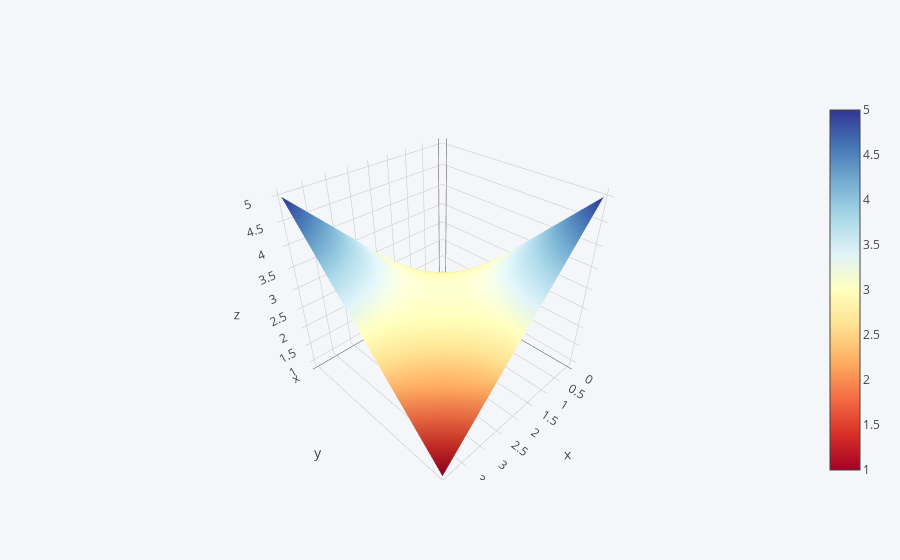

Notebook code for this chart:
### Code cell
df3.iplot(kind='surface',colorscale='rdylbu')

### Figure 1 — Plotly figure (JSON) as saved in the notebook; plotly's stock layout.template omitted (floating-point values rounded to 4 significant figures)
{"data": [{"colorscale": [[0, "rgb(165,0,38)"], [0.1, "rgb(215,48,39)"], [0.2, "rgb(244,109,67)"], [0.3, "rgb(253,174,97)"], [0.4, "rgb(254,224,144)"], [0.5, "rgb(255,255,191)"], [0.6, "rgb(224,243,248)"], [0.7, "rgb(171,217,233)"], [0.8, "rgb(116,173,209)"], [0.9, "rgb(69,117,180)"], [1, "rgb(49,54,149)"]], "type": "surface", "uid": "d633a14c-98c1-4285-b414-f5a5b983f5a9", "x": [0, 1, 2, 3, 4], "y": ["x", "y"], "z": [[1, 2, 3, 4, 5], [5, 4, 3, 2, 1]]}], "layout": {"legend": {"bgcolor": "#F5F6F9", "font": {"color": "#4D5663"}}, "paper_bgcolor": "#F5F6F9", "plot_bgcolor": "#F5F6F9", "title": {"font": {"color": "#4D5663"}}, "xaxis": {"gridcolor": "#E1E5ED", "showgrid": true, "tickfont": {"color": "#4D5663"}, "title": {"font": {"color": "#4D5663"}, "text": ""}, "zerolinecolor": "#E1E5ED"}, "yaxis": {"gridcolor": "#E1E5ED", "showgrid": true, "tickfont": {"color": "#4D5663"}, "title": {"font": {"color": "#4D5663"}, "text": ""}, "zerolinecolor": "#E1E5ED"}}}
